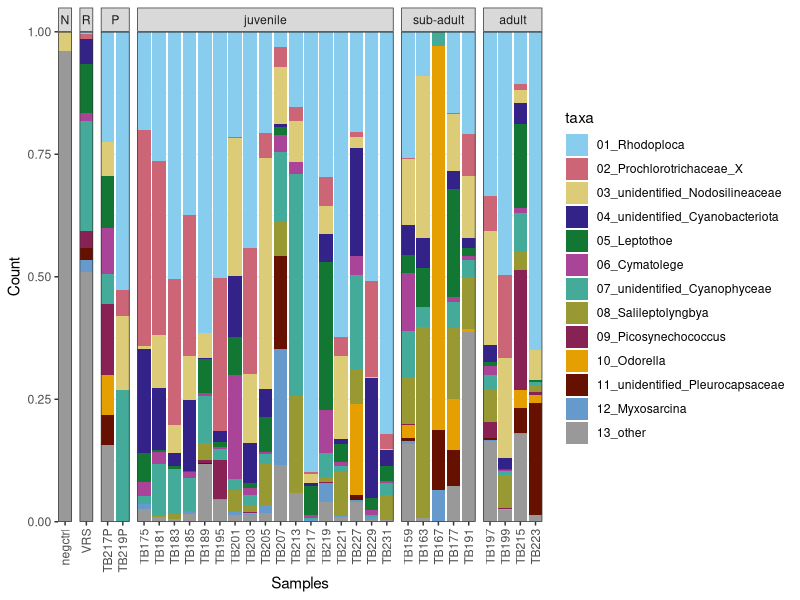
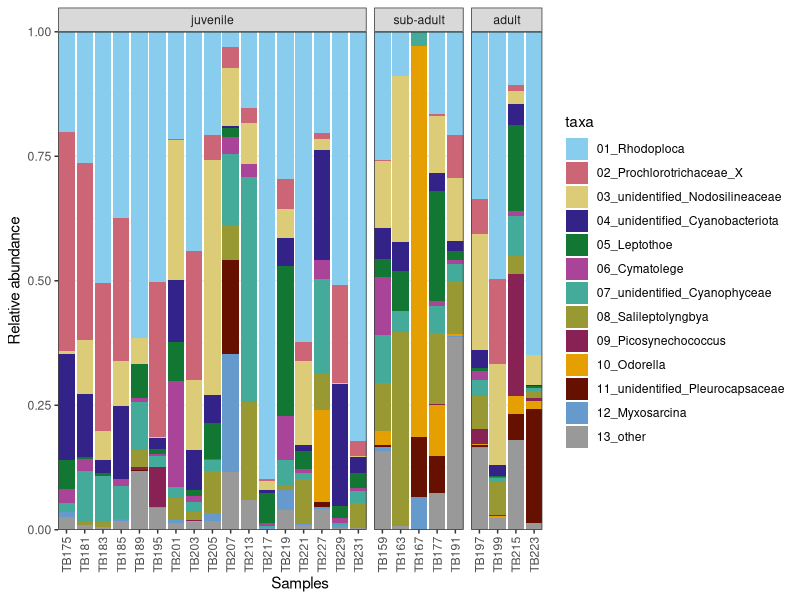
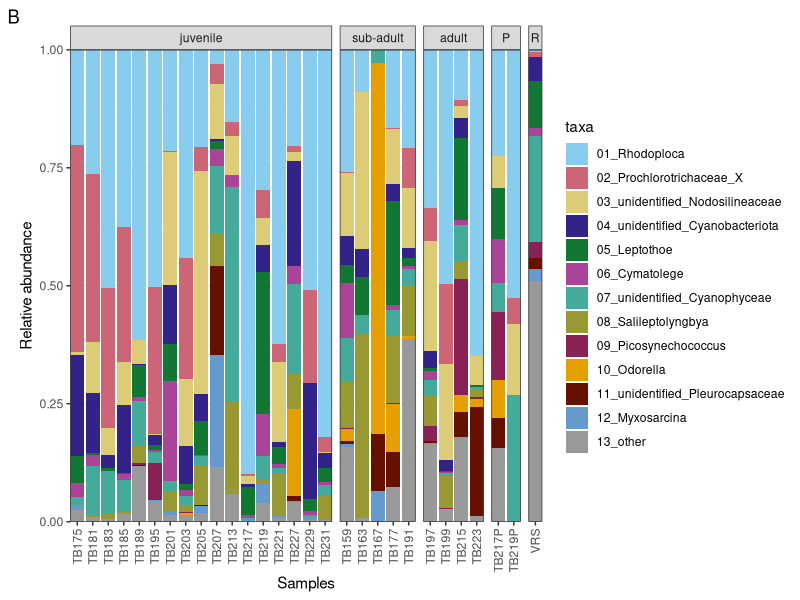
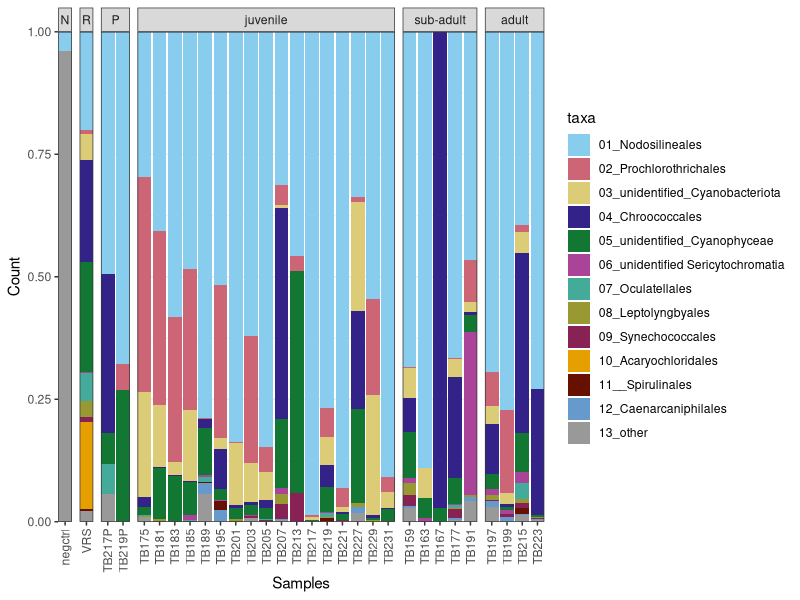
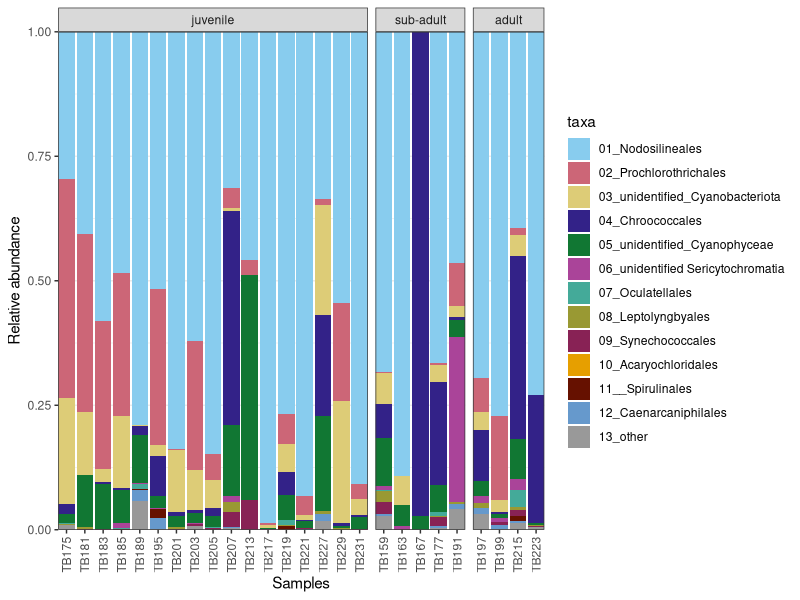
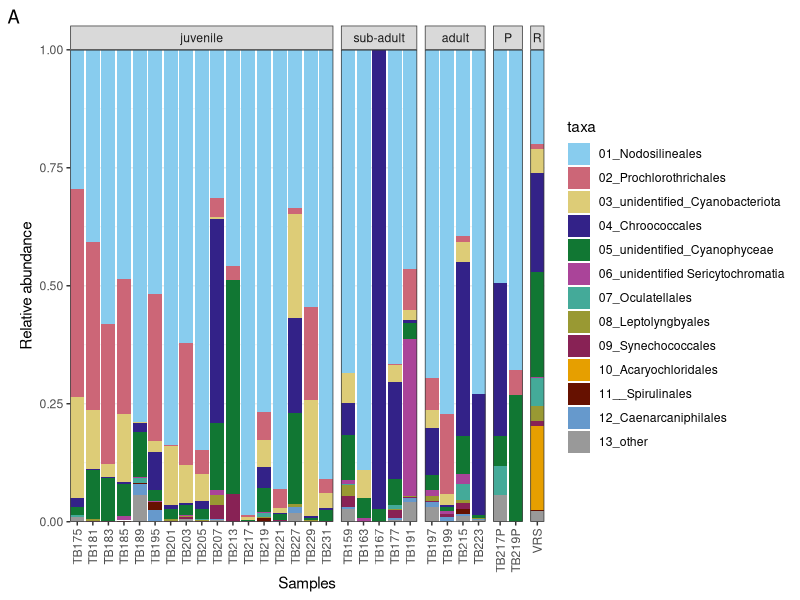
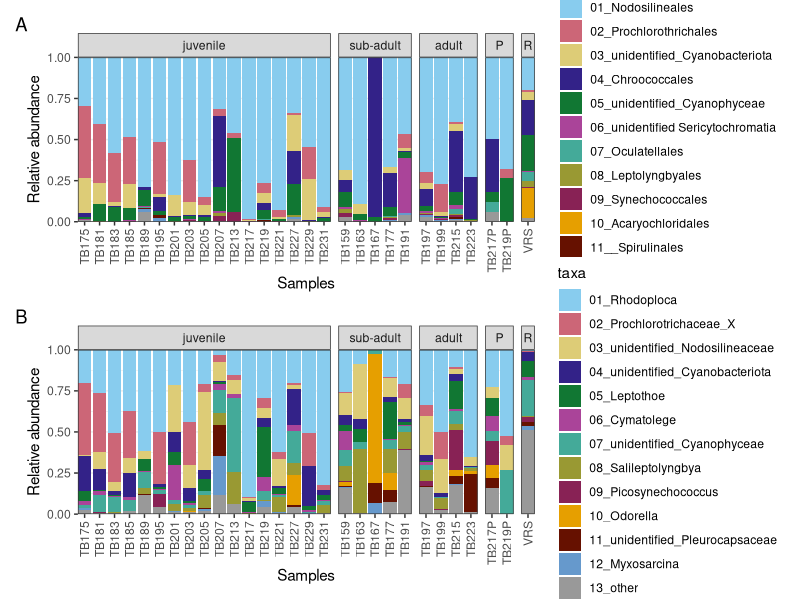
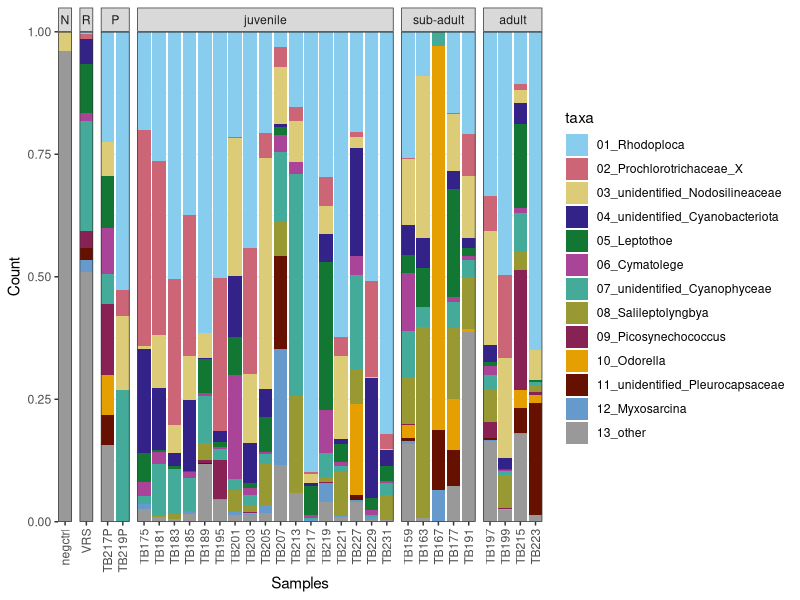

These figures' R source, in order:
library(readxl)
library(ggplot2)
library(dplyr)
library(patchwork)

safe_colorblind_palette <- c("#88CCEE", "#CC6677", "#DDCC77",  
                             "#332288", "#117733","#AA4499", 
                             "#44AA99", "#999933", "#882255", 
                             "#E69F00", "#661100", "#6699CC", 
                             "#999999")

# import data from excel
V6_cyano_level6_mod <- read_excel("data/V6-cyano-level6-mod.xlsx")
View(V6_cyano_level6_mod)

# Group the data frame by the group variable and calculate the sum of each group
group_sums <- V6_cyano_level6_mod %>%
  group_by(sample) %>%
  summarise(GroupSum = sum(count))

# Join the original data frame with the calculated sums
df_transformed <- V6_cyano_level6_mod %>%
  left_join(group_sums, by = "sample") %>%
  mutate(count = count / GroupSum)

# Check the transformed data frame
print(df_transformed)

# Filter samples that contain some values in a group
df_filtered <- df_transformed %>%
  group_by(Age, sample) %>%
  filter(sum(count) > 0) %>%
  ungroup()

# Create the stacked bar chart with filtered data
ggplot(df_filtered, aes(x = sample, y = count, fill = taxa)) +
  geom_bar(stat = "identity") +
  labs(x = "Samples", y = "Count") +
  theme_bw() +
  theme(axis.text.x = element_text(angle = 90, vjust = 0.5)) +
  #guides(fill = "none") +
  scale_fill_manual(values = safe_colorblind_palette)+
  facet_grid(.~ factor(Age, levels=c("N", "R", "P", "juvenile", "sub-adult", "adult")),
             scales = "free_x", space="free")+
  coord_cartesian(ylim = c(0, NA), expand = FALSE)

ggsave(filename = "figures/taxa_bar_plot_V6_facets.pdf", width = 6.75, height = 4, device = cairo_pdf)
ggsave(filename = "figures/taxa_bar_plot_v6_facets.jpg", width = 6.75, height = 4, dpi = 300)

# Define the groups to exclude
groups_to_exclude <- c("P", "R", "N")
groups_to_exclude2 <- c("N")

# Filter the data to include only desired groups
df_plot <- subset(df_filtered, !(Age %in% groups_to_exclude))
df_plot2 <- subset(df_filtered, !(Age %in% groups_to_exclude2))

genera_plot <- ggplot(df_plot, aes(x = sample, y = count, fill = taxa)) +
  geom_bar(stat = "identity") +
  labs(x = "Samples", y = "Relative abundance") +
  theme_bw() +
  theme(axis.text.x = element_text(angle = 90, vjust = 0.5)) +
  #guides(fill = "none") +
  scale_fill_manual(values = safe_colorblind_palette)+
  facet_grid(.~ factor(Age, levels=c("juvenile", "sub-adult", "adult")),
             scales = "free_x", space="free")+
  coord_cartesian(ylim = c(0, NA), expand = FALSE)
genera_plot

ggsave(filename = "figures/taxa_bar_plot_V6_facets_turtles.pdf", 
       width = 6.75, height = 4, device = cairo_pdf)
ggsave(filename = "figures/taxa_bar_plot_v6_facets_turtles.jpg", 
       width = 6.75, height = 4, dpi = 300)

taxa6 <- ggplot(df_plot2, aes(x = sample, y = count, fill = taxa)) +
  geom_bar(stat = "identity") +
  labs(x = "Samples", y = "Relative abundance", tag = "B") +
  theme_bw() +
  theme(axis.text.x = element_text(angle = 90, vjust = 0.5)) +
  #guides(fill = "none") +
  scale_fill_manual(values = safe_colorblind_palette)+
  facet_grid(.~ factor(Age, levels=c("juvenile", "sub-adult", "adult", "P", "R")),
             scales = "free_x", space="free")+
  coord_cartesian(ylim = c(0, NA), expand = FALSE)
taxa6

ggsave(filename = "figures/taxa_bar_plot_V6_facets_2.pdf", 
       width = 6.75, height = 4, device = cairo_pdf)
ggsave(filename = "figures/taxa_bar_plot_v6_facets_2.jpg", 
       width = 6.75, height = 4, dpi = 300)

### Order taxa bar plot - level 4

V6_cyano_level_4_mod <- read_excel("data/V6-cyano-level-4-mod.xlsx")
View(V6_cyano_level_4_mod)

# Group the data frame by the group variable and calculate the sum of each group
group_sums4 <- V6_cyano_level_4_mod %>%
  group_by(sample) %>%
  summarise(GroupSum = sum(count))

# Join the original data frame with the calculated sums
df_transformed4 <- V6_cyano_level_4_mod %>%
  left_join(group_sums, by = "sample") %>%
  mutate(count = count / GroupSum)

# Check the transformed data frame
print(df_transformed4)

# Filter samples that contain some values in a group
df_filtered4 <- df_transformed4 %>%
  group_by(Age, sample) %>%
  filter(sum(count) > 0) %>%
  ungroup()

# Create the stacked bar chart with filtered data
order_plot <- ggplot(df_filtered4, aes(x = sample, y = count, fill = taxa)) +
  geom_bar(stat = "identity") +
  labs(x = "Samples", y = "Count") +
  theme_bw() +
  theme(axis.text.x = element_text(angle = 90, vjust = 0.5)) +
  #guides(fill = "none") +
  scale_fill_manual(values = safe_colorblind_palette)+
  facet_grid(.~ factor(Age, levels=c("N", "R", "P", "juvenile", "sub-adult", "adult")),
             scales = "free_x", space="free")+
  coord_cartesian(ylim = c(0, NA), expand = FALSE)
order_plot

ggsave(filename = "figures/taxa_bar_plot_V6_facets_order.pdf", 
       width = 6.75, height = 4, device = cairo_pdf)
ggsave(filename = "figures/taxa_bar_plot_v6_facets_order.jpg", 
       width = 6.75, height = 4, dpi = 300)

# Define the groups to exclude
groups_to_exclude4 <- c("P", "R", "N")
groups_to_exclude4_2 <- c("N")

# Filter the data to include only desired groups
df_plot4 <- subset(df_filtered4, !(Age %in% groups_to_exclude))
df_plot4_2 <- subset(df_filtered4, !(Age %in% groups_to_exclude2))

order_plot_turtle <- ggplot(df_plot4, aes(x = sample, y = count, fill = taxa)) +
  geom_bar(stat = "identity") +
  labs(x = "Samples", y = "Relative abundance") +
  theme_bw() +
  theme(axis.text.x = element_text(angle = 90, vjust = 0.5)) +
  #guides(fill = "none") +
  scale_fill_manual(values = safe_colorblind_palette)+
  facet_grid(.~ factor(Age, levels=c("juvenile", "sub-adult", "adult")),
             scales = "free_x", space="free")+
  coord_cartesian(ylim = c(0, NA), expand = FALSE)
order_plot_turtle

ggsave(filename = "figures/taxa_bar_plot_V6_facets_turtles_order.pdf", 
       width = 6.75, height = 4, device = cairo_pdf)
ggsave(filename = "figures/taxa_bar_plot_v6_facets_turtles_order.jpg", 
       width = 6.75, height = 4, dpi = 300)

taxa4 <- ggplot(df_plot4_2, aes(x = sample, y = count, fill = taxa)) +
  geom_bar(stat = "identity") +
  labs(x = "Samples", y = "Relative abundance", tag = "A") +
  theme_bw() +
  theme(axis.text.x = element_text(angle = 90, vjust = 0.5)) +
  #guides(fill = "none") +
  scale_fill_manual(values = safe_colorblind_palette)+
  facet_grid(.~ factor(Age, levels=c("juvenile", "sub-adult", "adult", "P", "R")),
             scales = "free_x", space="free")+
  coord_cartesian(ylim = c(0, NA), expand = FALSE)
taxa4

ggsave(filename = "figures/taxa_bar_plot_V6_facets_2_order.pdf", 
       width = 6.75, height = 4, device = cairo_pdf)
ggsave(filename = "figures/taxa_bar_plot_v6_facets_2_order.jpg", 
       width = 6.75, height = 4, dpi = 300)

taxa4 / taxa6

ggsave(filename = "figures/taxa_bar_plot_V6_facets_2_combo.pdf", 
       width = 6.75, height = 8, device = cairo_pdf)
ggsave(filename = "figures/taxa_bar_plot_v6_facets_2_combo.jpg", 
       width = 6.75, height = 8, dpi = 300)
